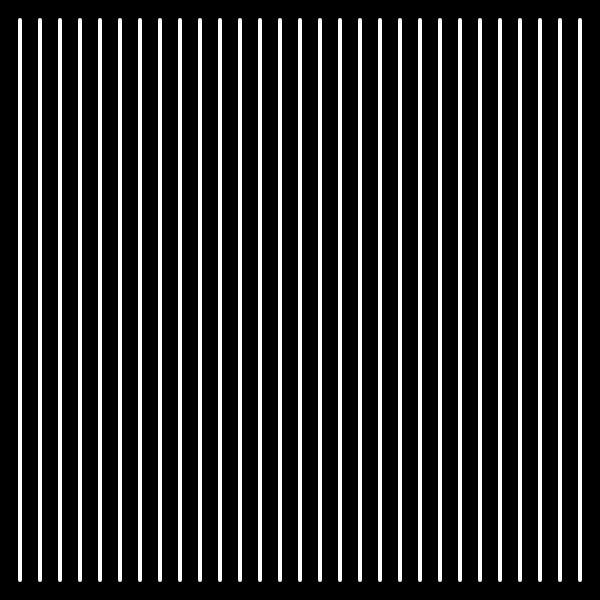
Frame 1 (no input)
Frame 60 (no input): identical to frame 1, image omitted
Frame 120 (the mouse pressed at the canvas centre since frame 60): identical to frame 1, image omitted

The p5.js sketch that drew this single still picture (run headless with seeded random() and noise() and a simulated clock; from frame 60 on, the mouse is pressed at the canvas centre):

// p5.js sketch
// ── sketch.js
function setup() {
  createCanvas(600, 600);
}

function draw() {
  background(0);
  stroke(255);
  strokeWeight(4);
  
  for (let x = 20; x <= 580; x = x + 20) {
    line(x, 20, x, 580);
  }
}
